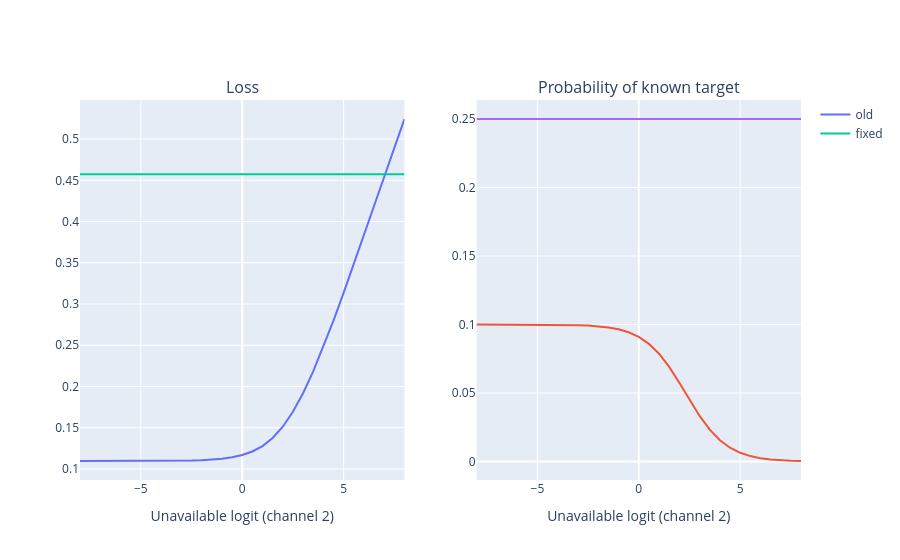

The cell this chart's notebook holds for it:
### Markdown cell above
## Change an unavailable logit

Changing channel 2 changes the original valid-class probability and loss through the shared softmax denominator. Both remain constant with the fix. Absolute loss values are not a quality comparison: the corrected reduction also excludes unavailable entries.

### Code cell
rows: list[dict] = []
for ignored_logit in np.linspace(-8, 8, 33):
    changed: np.ndarray = initial_logits.copy()
    changed[..., 2] = ignored_logit
    old_loss_value, old_prob, _ = evaluate(changed, target, fixed=False)
    fixed_loss_value, fixed_prob, _ = evaluate(changed, target, fixed=True)
    rows.append({"ignored logit": ignored_logit, "old loss": old_loss_value, "fixed loss": fixed_loss_value,
                 "old target probability": old_prob[..., 1].item(), "fixed target probability": fixed_prob[..., 1].item()})

sweep: pd.DataFrame = pd.DataFrame(rows)
np.testing.assert_array_equal(sweep["fixed loss"].to_numpy(), new_value)
np.testing.assert_array_equal(sweep["fixed target probability"].to_numpy(), 0.25)

figure = make_subplots(rows=1, cols=2, subplot_titles=("Loss", "Probability of known target"))
for prefix in ("old", "fixed"):
    loss_trace = go.Scatter(x=sweep["ignored logit"], y=sweep[f"{prefix} loss"], name=prefix)
    probability_trace = go.Scatter(x=sweep["ignored logit"], y=sweep[f"{prefix} target probability"], name=prefix, showlegend=False)
    figure.add_trace(loss_trace, row=1, col=1)
    figure.add_trace(probability_trace, row=1, col=2)
figure.update_xaxes(title_text="Unavailable logit (channel 2)")
figure.show(renderer=renderer)

for extreme in (-10000., 10000.):
    changed = initial_logits.copy()
    changed[..., 2] = extreme
    value, _, gradient = evaluate(changed, target, fixed=True)
    assert value == new_value
    np.testing.assert_array_equal(gradient.reshape(-1)[~available], 0)
print("Unavailable logits have no effect, including extreme values.")

### Figure 1 — Plotly figure (JSON) as saved in the notebook; plotly's stock layout.template omitted (floating-point values rounded to 4 significant figures)
{"data": [{"name": "old", "type": "scatter", "x": [-8, -7.5, -7, -6.5, -6, -5.5, -5, -4.5, -4, -3.5, -3, -2.5, -2, -1.5, -1, -0.5, 0, 0.5, 1, 1.5, 2, 2.5, 3, 3.5, 4, 4.5, 5, 5.5, 6, 6.5, 7, 7.5, 8], "xaxis": "x", "y": [0.1096, 0.1096, 0.1096, 0.1096, 0.1096, 0.1096, 0.1096, 0.1097, 0.1097, 0.1098, 0.11, 0.1102, 0.1106, 0.1113, 0.1123, 0.1141, 0.1168, 0.1211, 0.1277, 0.1375, 0.1512, 0.1693, 0.1918, 0.2183, 0.248, 0.2799, 0.3134, 0.3479, 0.3831, 0.4185, 0.454, 0.4893, 0.5243], "yaxis": "y"}, {"name": "old", "showlegend": false, "type": "scatter", "x": [-8, -7.5, -7, -6.5, -6, -5.5, -5, -4.5, -4, -3.5, -3, -2.5, -2, -1.5, -1, -0.5, 0, 0.5, 1, 1.5, 2, 2.5, 3, 3.5, 4, 4.5, 5, 5.5, 6, 6.5, 7, 7.5, 8], "xaxis": "x2", "y": [0.1, 0.09999, 0.09999, 0.09998, 0.09998, 0.09996, 0.09993, 0.09989, 0.09982, 0.0997, 0.0995, 0.09919, 0.09866, 0.09782, 0.09645, 0.09428, 0.09091, 0.08585, 0.07863, 0.06905, 0.05751, 0.04508, 0.03324, 0.02319, 0.01548, 0.009998, 0.006313, 0.003926, 0.002419, 0.001481, 0.0009036, 0.00055, 0.0003343], "yaxis": "y2"}, {"name": "fixed", "type": "scatter", "x": [-8, -7.5, -7, -6.5, -6, -5.5, -5, -4.5, -4, -3.5, -3, -2.5, -2, -1.5, -1, -0.5, 0, 0.5, 1, 1.5, 2, 2.5, 3, 3.5, 4, 4.5, 5, 5.5, 6, 6.5, 7, 7.5, 8], "xaxis": "x", "y": [0.4572, 0.4572, 0.4572, 0.4572, 0.4572, 0.4572, 0.4572, 0.4572, 0.4572, 0.4572, 0.4572, 0.4572, 0.4572, 0.4572, 0.4572, 0.4572, 0.4572, 0.4572, 0.4572, 0.4572, 0.4572, 0.4572, 0.4572, 0.4572, 0.4572, 0.4572, 0.4572, 0.4572, 0.4572, 0.4572, 0.4572, 0.4572, 0.4572], "yaxis": "y"}, {"name": "fixed", "showlegend": false, "type": "scatter", "x": [-8, -7.5, -7, -6.5, -6, -5.5, -5, -4.5, -4, -3.5, -3, -2.5, -2, -1.5, -1, -0.5, 0, 0.5, 1, 1.5, 2, 2.5, 3, 3.5, 4, 4.5, 5, 5.5, 6, 6.5, 7, 7.5, 8], "xaxis": "x2", "y": [0.25, 0.25, 0.25, 0.25, 0.25, 0.25, 0.25, 0.25, 0.25, 0.25, 0.25, 0.25, 0.25, 0.25, 0.25, 0.25, 0.25, 0.25, 0.25, 0.25, 0.25, 0.25, 0.25, 0.25, 0.25, 0.25, 0.25, 0.25, 0.25, 0.25, 0.25, 0.25, 0.25], "yaxis": "y2"}], "layout": {"annotations": [{"font": {"size": 16}, "showarrow": false, "text": "Loss", "x": 0.225, "xanchor": "center", "xref": "paper", "y": 1, "yanchor": "bottom", "yref": "paper"}, {"font": {"size": 16}, "showarrow": false, "text": "Probability of known target", "x": 0.775, "xanchor": "center", "xref": "paper", "y": 1, "yanchor": "bottom", "yref": "paper"}], "xaxis": {"anchor": "y", "domain": [0, 0.45], "title": {"text": "Unavailable logit (channel 2)"}}, "xaxis2": {"anchor": "y2", "domain": [0.55, 1], "title": {"text": "Unavailable logit (channel 2)"}}, "yaxis": {"anchor": "x", "domain": [0, 1]}, "yaxis2": {"anchor": "x2", "domain": [0, 1]}}}
